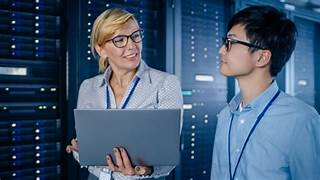
#> input picture sample_images/test.jpg, 320 x 180 px, found by its file name; its folder holds only this picture in this run
$ python image_processor.py
#> lines starting #> are read from the running program, lines starting #| are printed output that depends on the picture
import os
print("FILES IN sample_images:", os.listdir("task2_image_processing/sample_images"))

import cv2
import os

class ImageProcessor:
    def __init__(self, image_path):
        self.image = cv2.imread(image_path)
#> self.image is the input picture: shape (180, 320, 3); mean B, G, R 113.4, 88.6, 66.5

    def grayscale(self):
        return cv2.cvtColor(self.image, cv2.COLOR_BGR2GRAY)
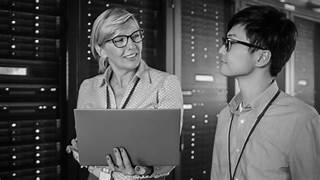
#> returned value: shape (180, 320); min 0, max 252, mean 84.8

    def blur(self):
        return cv2.GaussianBlur(self.image, (15, 15), 0)
#> returned value: shape (180, 320, 3)

    def edges(self):
        return cv2.Canny(self.image, 100, 200)
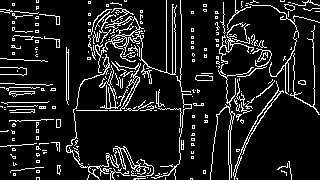
#> returned value: shape (180, 320); 11.5% white in thin lines or dots

    def brighten(self):
        return cv2.convertScaleAbs(self.image, beta=40)
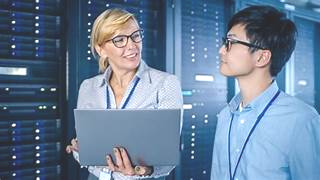
#> returned value: shape (180, 320, 3); mean of channels 0, 1, 2 153.1, 128.5, 106.5; drawn as B, G, R

    def contrast(self):
        return cv2.convertScaleAbs(self.image, alpha=1.5)
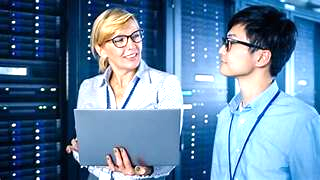
#> returned value: shape (180, 320, 3); mean of channels 0, 1, 2 161.1, 131, 97.5; drawn as B, G, R

    def rotate_90(self):
        return cv2.rotate(self.image, cv2.ROTATE_90_CLOCKWISE)
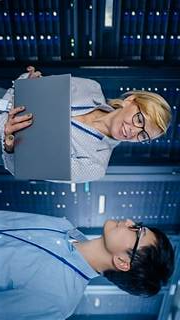
#> returned value: shape (320, 180, 3); mean of channels 0, 1, 2 113.4, 88.6, 66.5; drawn as B, G, R

    def flip_horizontal(self):
        return cv2.flip(self.image, 1)
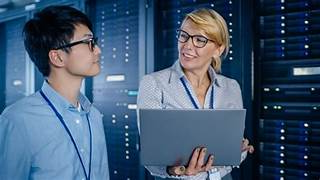
#> returned value: shape (180, 320, 3); mean of channels 0, 1, 2 113.4, 88.6, 66.5; drawn as B, G, R

    def resize(self):
        return cv2.resize(self.image, (300, 300))
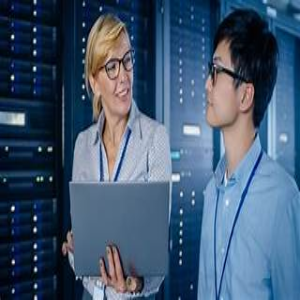
#> returned value: shape (300, 300, 3); mean of channels 0, 1, 2 113.3, 88.5, 66.5; drawn as B, G, R


# -------- SAFE IMAGE PATH --------
BASE_DIR = os.path.dirname(os.path.abspath(__file__))
IMAGE_PATH = os.path.join(BASE_DIR, "sample_images", "test.jpg")

processor = ImageProcessor(r"C:\Users\ACER\Documents\HIT137-Assignment3\task2_image_processing\sample_images\test.jpg")

cv2.imshow("Original", processor.image)
cv2.imshow("Grayscale", processor.grayscale())
cv2.imshow("Blur", processor.blur())
cv2.imshow("Edges", processor.edges())
cv2.imshow("Bright", processor.brighten())
cv2.imshow("Contrast", processor.contrast())
cv2.imshow("Rotate", processor.rotate_90())
cv2.imshow("Flip", processor.flip_horizontal())
cv2.imshow("Resize", processor.resize())

cv2.waitKey(0)
cv2.destroyAllWindows()
